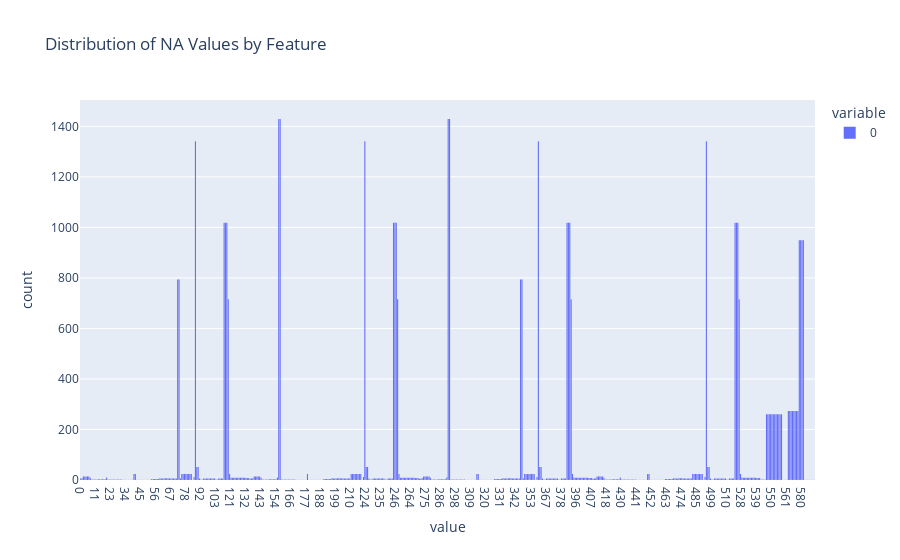

Write notebook code for a chart like this one.
### Code cell
# Import dataset
df = pd.read_csv('uci-secom.csv') 
print("Dataframe shape:", df.shape) # Starting shape of dataset
print(df.head())

# Identify missing values and remove them
missing_values = df.isnull()
sns.heatmap(data = missing_values, yticklabels=False, cbar=False, cmap='viridis') # Visualize missing values
# df.dropna(axis=1, inplace=True) # Remove columns (axis=1) containing null values

feature_na_count = df.isna().sum() # Number of nan entries per feature
feature_na_count_hist = []
for idx, i in enumerate(df.columns): # For each feature
    for count in range(feature_na_count[idx]): # For number of missing entries
        feature_na_count_hist.append(i) # Append to histogram vector
px.histogram(data_frame=feature_na_count_hist, title="Distribution of NA Values by Feature") # Plot histogram
# px.bar(data_frame=na_count[1::], title="Histogram of NA Entries")

### Figure 1 — Plotly figure (JSON) as saved in the notebook; plotly's stock layout.template omitted (floating-point values rounded to 4 significant figures; data arrays with more than 128 entries replaced by an {"elided": "..."} marker saying what was removed)
{"data": [{"alignmentgroup": "True", "bingroup": "x", "hovertemplate": "variable=0<br>value=%{x}<br>count=%{y}<extra></extra>", "legendgroup": "0", "marker": {"color": "#636efa", "pattern": {"shape": ""}}, "name": "0", "offsetgroup": "0", "orientation": "v", "showlegend": true, "type": "histogram", "x": {"elided": "41951 str values"}, "xaxis": "x", "yaxis": "y"}], "layout": {"barmode": "relative", "legend": {"title": {"text": "variable"}, "tracegroupgap": 0}, "title": {"text": "Distribution of NA Values by Feature"}, "xaxis": {"anchor": "y", "domain": [0, 1], "title": {"text": "value"}}, "yaxis": {"anchor": "x", "domain": [0, 1], "title": {"text": "count"}}}}
